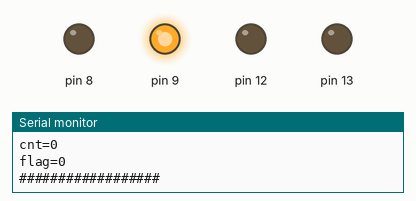
The sketch below on a simulated Arduino Uno, built with avr-gcc and run on an emulated ATmega328P. On the bench: output pins drawn as LEDs (lit = HIGH), the last lines printed to the serial monitor. The modem accepts every AT command (registered, SIM ready, sends succeed) and sends nothing else.

Above: at 0.7 s.
At 2.7 s:
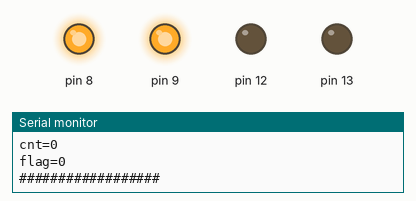
At 47.6 s:
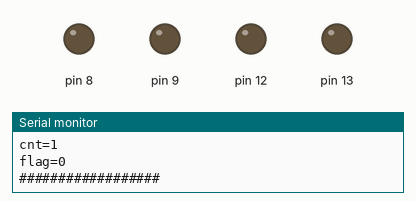
Timing chart, 0 to 50.7 s (numbered marks = the images above):
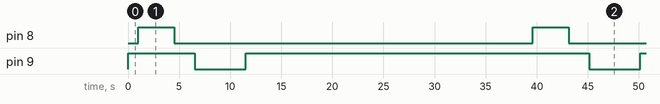

Measured:
- by itself, pin 8: alternates HIGH for 3.5 s and LOW for 35.1 s, 4 changes in all, then stays LOW
- by itself, pin 9: alternates HIGH for 33.6 s and LOW for 5.0 s, 4 changes in all, then stays HIGH

The sketch:

btOnCar.ino
```cpp
#include <SoftwareSerial.h>
SoftwareSerial BT(10, 11);
#define off 1
#define water 22
char val;
long timetag = 0;
long realtime;
int timeswitch = 1;

char result[3] = {'0', '0', '0'};
int cnt = 0;
bool resultFlag = false;
/*
    counter to distinguish which flower data it is
*/

char a = '0';
int flag = 0;
int penshui2 = 0;

void echo2() {
  delay(50);
  while (BT.available()) {
    Serial.write(BT.read());
  }
}

void openBT() {
  digitalWrite(9, HIGH);//给蓝牙Vcc高频输入，给蓝牙上电
  digitalWrite(8, LOW);
  delay(500);
}

void closeBT() {
  digitalWrite(9, LOW); //
  delay(3000);
}

void connectFlower(String password, String addr) {
  digitalWrite(8, HIGH);//给key脚高频输入，激活蓝牙模块的AT设置模式
  BT.println("AT+ORGL");//蓝牙恢复出厂设置
  delay(1500);
  //echo2();
  BT.println("AT+PSWD=" + password);
  //echo2();
  delay(500);
  BT.println("AT+ROLE=1");
  //echo2();
  delay(500);
  BT.println("AT+RMAAD");
  //echo2();
  delay(500);
  BT.println("AT+BIND=" + addr);
  //echo2();
  delay(500);
  digitalWrite(8, LOW); //给key脚低频输入，使蓝牙模块的退出AT设置模式
  delay(2000);
}

void setup() {
  Serial.begin(38400);
  Serial.println("BT is ready!");
  while (!Serial) {
    ; // wait for serial port to connect. Needed for native USB port only
  }
  BT.begin(38400);
  pinMode(8, OUTPUT);//将key连在uno板的8号脚
  pinMode(9, OUTPUT);//将蓝牙Vcc连在uno板的8号脚
  pinMode(13, OUTPUT);//灯的vcc在13号引脚
  pinMode(12, OUTPUT);//灯的vcc在13号引脚
  digitalWrite(13, LOW);
  digitalWrite(12, LOW);
  openBT();

  Serial.println("BT is ready!");
}

void watering() {
  /*
    digitalWrite(water, HIGH);
    delay(10000);
    digitalWrite(water, LOW);
    delay(500);
  */
}

char readData() {
  char temp = ' ';
  for (int i = 0; i < 40; i++) {
    BT.read(); // read unnecessary data
  }
  long j = 0; // avoid connect failed
  switch (cnt) {
    case 0: {
        while (!(temp == '3' || temp == '2' || temp == '1')) {
          if (j > 1000000) {
            Serial.println("Connect failed");
            temp = '1'; // connect failed. do nothing
            break;
          }
          temp = BT.read();
          j++;
        }
        Serial.print("before break, temp = ");
        Serial.println(temp);
        break;
      }
    case 1: {
        while (!(temp == '6' || temp == '5' || temp == '4')) {
          if (j > 1000000) {
            Serial.println("Connect failed");
            temp = '4'; // connect failed. do nothing
            break;
          }
          temp = BT.read();
        }
        break;
        /*
          case 2:{
          while(!(temp == '9' || temp == '8' || temp == '7')){
            if (j > 1000000){
                Serial.println("Connect failed");
                temp = '7'; // connect failed. do nothing
                break;
              }
            temp = BT.read();
          }
          flag = 1;
          /*
             Important !

             if the car has gone around, flag should be set to zero


        */
      }
    default: {
        Serial.println("*******************");
        Serial.print("Error code: cnt=");
        Serial.println(cnt);
        Serial.println("*******************");
        break;
      }
  }

  Serial.println("*******************");
  Serial.print("cnt=");
  Serial.println(cnt);
  Serial.print("temp=");
  Serial.println(temp);
  Serial.println("*******************");
  cnt++;
  if (cnt == 2) { // 2 is the number of flower
    cnt = 0;
    resultFlag = true; // all data is loaded
  }
  return temp;
}

int connect() {
  Serial.println("##################");
  Serial.print("cnt=");
  Serial.println(cnt);
  Serial.print("flag=");
  Serial.println(flag);
  Serial.println("##################");
  switch (cnt) {
    case 0: {
        if (flag == 0) {
          openBT();
          connectFlower("1111", "98d3,61,fd48ef");
          closeBT();
          delay(2000);
          openBT();
          delay(10000);
          Serial.println("connect flower1");
        }
        break;
      }
    case 1: {
        if (flag == 0) {
          openBT();
          connectFlower("2222", "98d3,31,fd85f8");
          closeBT();
          delay(2000);
          openBT();
          delay(10000);
          Serial.println("connect flower2");
        }
        //flag = 1; // set flag = 1 when all data is loaded
        break;
      }
    /*
      case 2: {
        if (flag == 0) {
          openBT();
          flower3();
          closeBT();
          delay(2000);
          openBT();
          delay(10000);
          Serial.println("connect flower3");
        }
        //flag = 1; // set flag = 1 when all data is loaded
        break;
      }
    */
    default: {
        Serial.println("*******************");
        Serial.print("Error code: cnt=");
        Serial.println(cnt);
        Serial.println("*******************");
        return 1;
      }
  }
  return 0;
}

void printResult(char* a) {
  int len = 3;
  Serial.print("result[] = [");
  for (int i = 0; i < 3; i++) {
    Serial.print(result[i]);
    Serial.print(", ");
  }
  Serial.println("]");
}

void loop()
{
  if (flag == 1)
    return;
  connect();
  Serial.println("connect finished.");

  result[cnt] = readData();
  Serial.println("&&&&&&&&&&&&&&&&&&&&&");
  printResult(result);
  Serial.println(result[cnt]);
  Serial.print("resultFlag=");
  Serial.println(resultFlag);
  Serial.println("&&&&&&&&&&&&&&&&&&&&&");

  penshui2 = 0;

  //  switch (result[0]) {
  //    case '1': {
  //        Serial.println("flower1 stop watering");
  //        break;
  //      }
  //    case '2': {
  //        Serial.println("flower1 water once");
  //        watering();
  //        break;
  //      }
  //    case '3': {
  //        Serial.println("flower1 water twice");
  //        watering();
  //        watering();
  //        break;
  //      }
  //    default: {
  //        Serial.println("*******************");
  //        Serial.print("Error code: c=");
  //        Serial.println(c);
  //        Serial.println("*******************");
  //      }
  //  }
  //
  //  switch (result[1]) {
  //    case '4': {
  //        Serial.println("flower2 stop watering");
  //        break;
  //      }
  //    case '5': {
  //        Serial.println("flower2 water once");
  //        watering();
  //        break;
  //      }
  //    case '6': {
  //        Serial.println("flower2 water twice");
  //        watering();
  //        watering();
  //        break;
  //      }
  //    default: {
  //        Serial.println("*******************");
  //        Serial.print("Error code: c=");
  //        Serial.println(c);
  //        Serial.println("*******************");
  //      }
  //  }
  //  //  if (penshui2 == 0 && resultFlag) {
  //  //    switch (c) {
  //  //      /*
  //  //        flower1 : 0
  //  //      */
  //  //      case '1': {
  //  //          Serial.println("flower1 stop watering");
  //  //          break;
  //  //        }
  //  //      case '2': {
  //  //          Serial.println("flower1 water once");
  //  //          watering();
  //  //          break;
  //  //        }
  //  //      case '3': {
  //  //          Serial.println("flower1 water twice");
  //  //          watering();
  //  //          watering();
  //  //          break;
  //  //        }
  //  //      case '4': {
  //  //          Serial.println("flower2 stop watering");
  //  //          break;
  //  //        }
  //  //      case '5': {
  //  //          Serial.println("flower2 water once");
  //  //          watering();
  //  //          break;
  //  //        }
  //  //      case '6': {
  //  //          Serial.println("flower2 water twice");
  //  //          watering();
  //  //          watering();
  //  //          break;
  //  //        }
  //  //      case '7': {
  //  //          Serial.println("flower3 stop watering");
  //  //          break;
  //  //        }
  //  //      case '8': {
  //  //          Serial.println("flower3 water once");
  //  //          watering();
  //  //          break;
  //  //        }
  //  //      case '9': {
  //  //          Serial.println("flower3 water twice");
  //  //          watering();
  //  //          watering();
  //  //          break;
  //  //        }
  //  //      default: {
  //  //          Serial.println("*******************");
  //  //          Serial.print("Error code: c=");
  //  //          Serial.println(c);
  //  //          Serial.println("*******************");
  //  //        }
  //  //    }
  //  //  }
  delay(5000);
}
```
